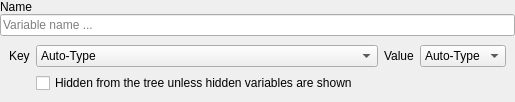
<?xml version="1.0" encoding="UTF-8"?>
<ui version="4.0">
 <class>vars_main_area</class>
 <widget class="QWidget" name="vars_main_area">
  <property name="geometry">
   <rect>
    <x>0</x>
    <y>0</y>
    <width>515</width>
    <height>75</height>
   </rect>
  </property>
  <property name="sizePolicy">
   <sizepolicy hsizetype="Minimum" vsizetype="Minimum">
    <horstretch>0</horstretch>
    <verstretch>0</verstretch>
   </sizepolicy>
  </property>
  <layout class="QVBoxLayout" name="verticalLayout_vars_main_area">
   <property name="spacing">
    <number>0</number>
   </property>
   <property name="leftMargin">
    <number>0</number>
   </property>
   <property name="topMargin">
    <number>0</number>
   </property>
   <property name="rightMargin">
    <number>0</number>
   </property>
   <property name="bottomMargin">
    <number>0</number>
   </property>
   <item>
    <widget class="QLabel" name="label_variable_name">
     <property name="text">
      <string>Name</string>
     </property>
     <property name="buddy">
      <cstring>lineEdit_var_name</cstring>
     </property>
    </widget>
   </item>
   <item>
    <widget class="QLineEdit" name="lineEdit_var_name">
     <property name="sizePolicy">
      <sizepolicy hsizetype="MinimumExpanding" vsizetype="Fixed">
       <horstretch>0</horstretch>
       <verstretch>0</verstretch>
      </sizepolicy>
     </property>
     <property name="toolTip">
      <string>&lt;p&gt;Set the &lt;i&gt;global variable&lt;/i&gt; or the &lt;i&gt;table entry&lt;/i&gt; name here. The name has to start with a letter, but can contain a mix of letters and numbers.&lt;/p&gt;</string>
     </property>
     <property name="placeholderText">
      <string>Variable name ...</string>
     </property>
    </widget>
   </item>
   <item>
    <widget class="QFrame" name="frame_vars_main_area">
     <property name="frameShape">
      <enum>QFrame::NoFrame</enum>
     </property>
     <property name="frameShadow">
      <enum>QFrame::Plain</enum>
     </property>
     <layout class="QGridLayout" name="gridLayout_frame_vars_main_area" columnstretch="0,1,0,0">
      <item row="0" column="0">
       <widget class="QLabel" name="label_variable_key">
        <property name="text">
         <string>Key</string>
        </property>
        <property name="buddy">
         <cstring>comboBox_variable_key_type</cstring>
        </property>
       </widget>
      </item>
      <item row="0" column="1">
       <widget class="QComboBox" name="comboBox_variable_key_type">
        <property name="toolTip">
         <string>&lt;p&gt;Tables can store values either in a list, and/or a hashmap.&lt;/p&gt;&lt;p&gt;In a &lt;b&gt;list&lt;/b&gt;, &lt;i&gt;unique indexed keys&lt;/i&gt; represent values - so you can have values at &lt;i&gt;1, 2, 3...&lt;/i&gt;&lt;/p&gt;&lt;p&gt;In a &lt;b&gt;map&lt;/b&gt; {a.k.a. an &lt;i&gt;associative array}&lt;/i&gt;, &lt;i&gt;unique keys&lt;/i&gt; represent values - so you can have values under any identifier you would like (theoretically even a function or other lua entity although this GUI only supports strings).&lt;/p&gt;&lt;p&gt;This, for a newly created table (group) selects whenever you would like your table to be an indexed or an associative one.&lt;/p&gt;&lt;p&gt;In other cases it displays other entities (&lt;span style=" font-style:italic;"&gt;functions&lt;/span&gt;) which cannot be modified from here.&lt;/p&gt;&lt;p&gt;&lt;br/&gt;&lt;/p&gt;</string>
        </property>
        <property name="sizeAdjustPolicy">
         <enum>QComboBox::AdjustToContents</enum>
        </property>
        <item>
         <property name="text">
          <string>Auto-Type</string>
         </property>
        </item>
        <item>
         <property name="text">
          <string>key (string)</string>
         </property>
        </item>
        <item>
         <property name="text">
          <string>index (integer)</string>
         </property>
        </item>
        <item>
         <property name="text">
          <string>table</string>
         </property>
        </item>
        <item>
         <property name="text">
          <string>function (cannot create from GUI)</string>
         </property>
        </item>
       </widget>
      </item>
      <item row="0" column="2">
       <widget class="QLabel" name="label_variable_value">
        <property name="text">
         <string>Value</string>
        </property>
        <property name="buddy">
         <cstring>comboBox_variable_value_type</cstring>
        </property>
       </widget>
      </item>
      <item row="0" column="3">
       <widget class="QComboBox" name="comboBox_variable_value_type">
        <property name="sizeAdjustPolicy">
         <enum>QComboBox::AdjustToContents</enum>
        </property>
        <item>
         <property name="text">
          <string>Auto-Type</string>
         </property>
        </item>
        <item>
         <property name="text">
          <string>string</string>
         </property>
        </item>
        <item>
         <property name="text">
          <string>number</string>
         </property>
        </item>
        <item>
         <property name="text">
          <string>boolean</string>
         </property>
        </item>
        <item>
         <property name="text">
          <string>table</string>
         </property>
        </item>
        <item>
         <property name="text">
          <string>function</string>
         </property>
        </item>
       </widget>
      </item>
      <item row="1" column="1" colspan="3">
       <widget class="QCheckBox" name="checkBox_variable_hidden">
        <property name="toolTip">
         <string>&lt;p&gt;If checked this item (and its children, if applicable) does not show in area to the left unless &lt;b&gt;Show hidden variables&lt;/b&gt; is checked.&lt;/p&gt;</string>
        </property>
        <property name="text">
         <string>Hidden from the tree unless hidden variables are shown</string>
        </property>
       </widget>
      </item>
     </layout>
    </widget>
   </item>
  </layout>
 </widget>
 <tabstops>
  <tabstop>lineEdit_var_name</tabstop>
  <tabstop>comboBox_variable_key_type</tabstop>
  <tabstop>comboBox_variable_value_type</tabstop>
  <tabstop>checkBox_variable_hidden</tabstop>
 </tabstops>
 <resources/>
 <connections/>
</ui>
